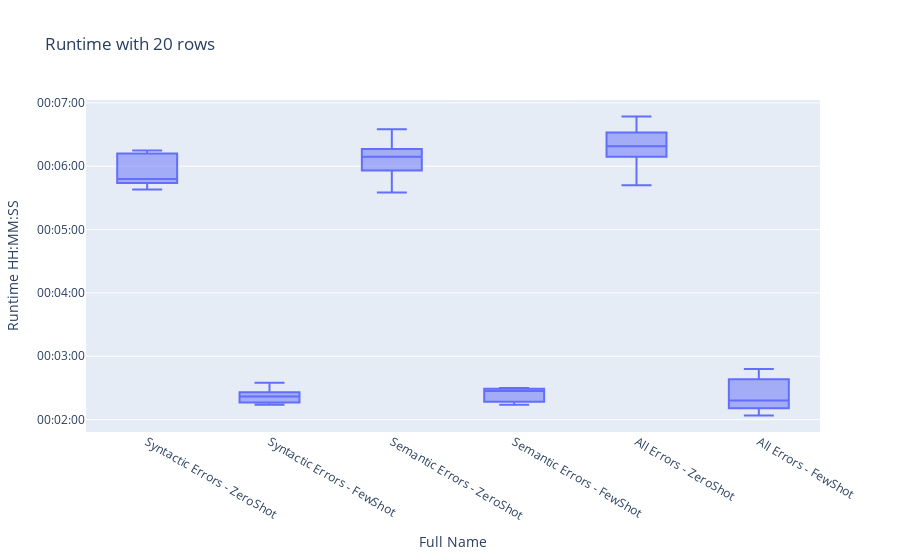
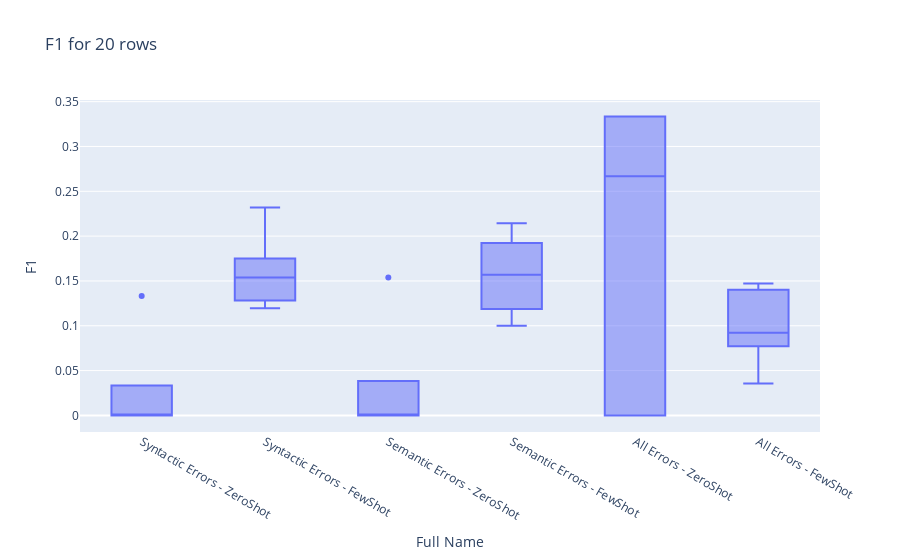

Source (notebook cell) for these figures, in order:
### Markdown cell above
## Custom Dataset

This experiment tests the performance of the model when detecting errors on a custom dataset.

### Code cell
ERRORDETECTION_CUSTOM_DATASET["Runtime HH:MM:SS"] = ERRORDETECTION_CUSTOM_DATASET[
    "Runtime"
].apply(lambda x: f"1970-01-01 {x}")
ERRORDETECTION_CUSTOM_DATASET["Full Name"] = (
    ERRORDETECTION_CUSTOM_DATASET["Name"]
    + " - "
    + ERRORDETECTION_CUSTOM_DATASET["Namespace"].apply(lambda x: x.split(".")[1])
)
n_rows = ERRORDETECTION_CUSTOM_DATASET["Number of Rows"][0]
fig = px.box(
    ERRORDETECTION_CUSTOM_DATASET,
    y="Runtime HH:MM:SS",
    x="Full Name",
    title=f"Runtime with {n_rows} rows",
)
fig.update_yaxes(tickformat="%H:%M:%S")
fig.show()
fig = px.box(
    ERRORDETECTION_CUSTOM_DATASET, y="F1", x="Full Name", title=f"F1 for {n_rows} rows"
)
fig.show()

### Figure 1 — Plotly figure (JSON) as saved in the notebook; plotly's stock layout.template omitted (floating-point values rounded to 4 significant figures)
{"data": [{"alignmentgroup": "True", "hovertemplate": "Full Name=%{x}<br>Runtime HH:MM:SS=%{y}<extra></extra>", "legendgroup": "", "marker": {"color": "#636efa"}, "name": "", "notched": false, "offsetgroup": "", "orientation": "v", "showlegend": false, "type": "box", "x": ["Syntactic Errors - ZeroShot", "Syntactic Errors - FewShot", "Semantic Errors - ZeroShot", "Semantic Errors - FewShot", "All Errors - ZeroShot", "All Errors - FewShot", "Syntactic Errors - ZeroShot", "Syntactic Errors - FewShot", "Semantic Errors - ZeroShot", "Semantic Errors - FewShot", "All Errors - ZeroShot", "All Errors - FewShot", "Syntactic Errors - ZeroShot", "Syntactic Errors - FewShot", "Semantic Errors - ZeroShot", "Semantic Errors - FewShot", "All Errors - ZeroShot", "All Errors - FewShot", "Syntactic Errors - ZeroShot", "Syntactic Errors - FewShot", "Semantic Errors - ZeroShot", "Semantic Errors - FewShot", "All Errors - ZeroShot", "All Errors - FewShot", "Syntactic Errors - ZeroShot", "Syntactic Errors - FewShot", "Semantic Errors - ZeroShot", "Semantic Errors - FewShot", "All Errors - ZeroShot", "All Errors - FewShot"], "x0": " ", "xaxis": "x", "y": ["1970-01-01 00:05:46", "1970-01-01 00:02:14", "1970-01-01 00:06:10", "1970-01-01 00:02:30", "1970-01-01 00:06:19", "1970-01-01 00:02:35", "1970-01-01 00:06:11", "1970-01-01 00:02:23", "1970-01-01 00:06:09", "1970-01-01 00:02:14", "1970-01-01 00:06:18", "1970-01-01 00:02:04", "1970-01-01 00:06:15", "1970-01-01 00:02:17", "1970-01-01 00:05:35", "1970-01-01 00:02:27", "1970-01-01 00:06:27", "1970-01-01 00:02:18", "1970-01-01 00:05:38", "1970-01-01 00:02:22", "1970-01-01 00:06:03", "1970-01-01 00:02:29", "1970-01-01 00:05:42", "1970-01-01 00:02:48", "1970-01-01 00:05:48", "1970-01-01 00:02:35", "1970-01-01 00:06:35", "1970-01-01 00:02:18", "1970-01-01 00:06:47", "1970-01-01 00:02:13"], "y0": " ", "yaxis": "y"}], "layout": {"boxmode": "group", "legend": {"tracegroupgap": 0}, "title": {"text": "Runtime with 20 rows"}, "xaxis": {"anchor": "y", "domain": [0, 1], "title": {"text": "Full Name"}}, "yaxis": {"anchor": "x", "domain": [0, 1], "tickformat": "%H:%M:%S", "title": {"text": "Runtime HH:MM:SS"}}}}

### Figure 2 — Plotly figure (JSON) as saved in the notebook; plotly's stock layout.template omitted (floating-point values rounded to 4 significant figures)
{"data": [{"alignmentgroup": "True", "hovertemplate": "Full Name=%{x}<br>F1=%{y}<extra></extra>", "legendgroup": "", "marker": {"color": "#636efa"}, "name": "", "notched": false, "offsetgroup": "", "orientation": "v", "showlegend": false, "type": "box", "x": ["Syntactic Errors - ZeroShot", "Syntactic Errors - FewShot", "Semantic Errors - ZeroShot", "Semantic Errors - FewShot", "All Errors - ZeroShot", "All Errors - FewShot", "Syntactic Errors - ZeroShot", "Syntactic Errors - FewShot", "Semantic Errors - ZeroShot", "Semantic Errors - FewShot", "All Errors - ZeroShot", "All Errors - FewShot", "Syntactic Errors - ZeroShot", "Syntactic Errors - FewShot", "Semantic Errors - ZeroShot", "Semantic Errors - FewShot", "All Errors - ZeroShot", "All Errors - FewShot", "Syntactic Errors - ZeroShot", "Syntactic Errors - FewShot", "Semantic Errors - ZeroShot", "Semantic Errors - FewShot", "All Errors - ZeroShot", "All Errors - FewShot", "Syntactic Errors - ZeroShot", "Syntactic Errors - FewShot", "Semantic Errors - ZeroShot", "Semantic Errors - FewShot", "All Errors - ZeroShot", "All Errors - FewShot"], "x0": " ", "xaxis": "x", "y": [0, 0.1311, 0.1538, 0.1569, 0.3333, 0.09231, 0.1333, 0.1194, 0, 0.1, 0.3333, 0.1379, 0, 0.1538, 0, 0.2143, 0, 0.09091, 0, 0.1562, 0, 0.1852, 0.2667, 0.1471, 0, 0.2319, 0, 0.125, 0, 0.03571], "y0": " ", "yaxis": "y"}], "layout": {"boxmode": "group", "legend": {"tracegroupgap": 0}, "title": {"text": "F1 for 20 rows"}, "xaxis": {"anchor": "y", "domain": [0, 1], "title": {"text": "Full Name"}}, "yaxis": {"anchor": "x", "domain": [0, 1], "title": {"text": "F1"}}}}
